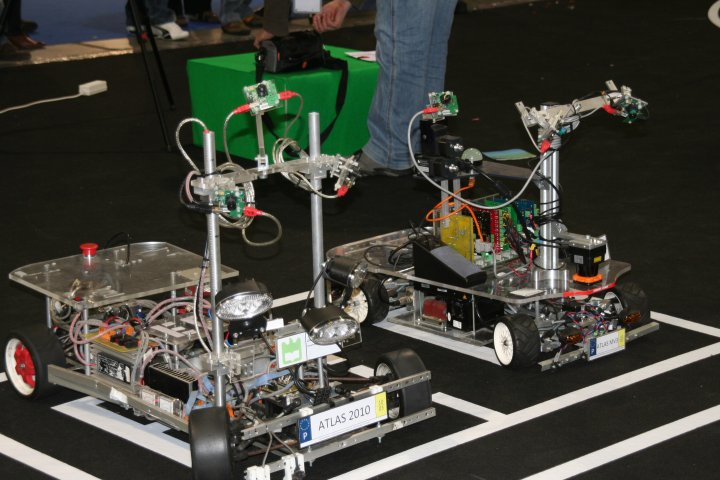
#> input picture aula4/images/atlas2000_e_atlasmv.png, 720 x 480 px
$ python ex3.py --image images/atlas2000_e_atlasmv.png
#> lines starting #> are read from the running program, lines starting #| are printed output that depends on the picture; after the words box and inside, x2 and y2 are one past the last pixel; in counts of white or black regions, pixels touching at a corner belong together
import argparse
import cv2
import copy
import numpy as np

# Global variables
window_name = 'Segmentation'
image_gray = None
image = None

ranges = {  'b' : {'min': 0, 'max': 100},
            'g' : {'min': 80, 'max': 256},
            'r' : {'min': 0, 'max': 100}}

def onTrackbarMin(threshold):
    global ranges
    ranges['r']['min'] = threshold
    onTrackbar()

def onTrackbarMax(threshold):
    global ranges
    ranges['r']['max'] = threshold
    onTrackbar()

def onTrackbar():
    global image, ranges

    mins = np.array([ranges['b']['min'], ranges['g']['min'], ranges['r']['min']])
    maxs = np.array([ranges['b']['max'], ranges['g']['max'], ranges['r']['max']])
    mask = cv2.inRange(image,mins,maxs)
    mask = mask.astype(np.bool_)

    image_processed = copy.deepcopy(image)
    image_processed[np.logical_not(mask)] = 0

    cv2.imshow(window_name, image_processed)
    cv2.waitKey(0)

def main():

    parser = argparse.ArgumentParser()
    parser.add_argument('-i', '--image', type=str, help='Full path to image file.')
    args = vars(parser.parse_args())

    global image

    image_path = args['image']
    if not args['image']:
        image_path = 'images/atlas2000_e_atlasmv.png'

    image = cv2.imread(image_path, cv2.IMREAD_COLOR)  # Load an image
#> image is the input picture: shape (480, 720, 3); mean B, G, R 57.3, 65.9, 65.2
    global image_gray # use global var
    image_gray = cv2.cvtColor(image, cv2.COLOR_BGR2GRAY)  # convert bgr to gray image (single channel)
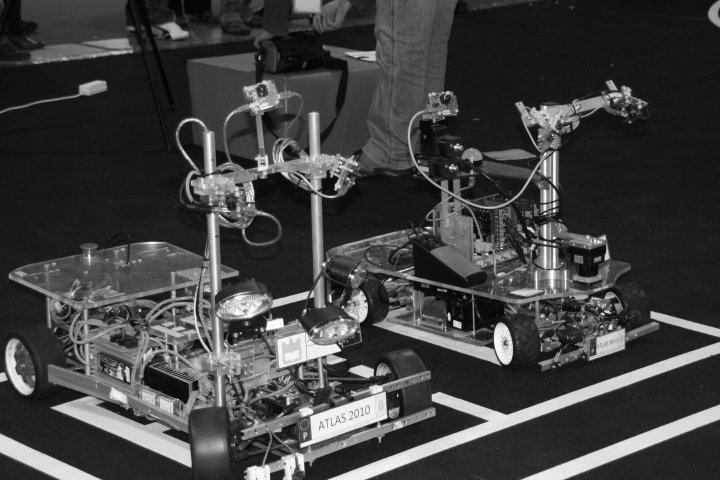
#> image_gray: shape (480, 720); min 0, max 255, mean 64.7
    cv2.namedWindow(window_name)
    cv2.imshow(window_name, image_gray)

    cv2.createTrackbar('minR', window_name, 0, 256, onTrackbarMin)
#> slider 'minR' is set to 51
    cv2.createTrackbar('minR', window_name, 0, 256, onTrackbarMax)
#> slider 'minR' is set to 51
    cv2.waitKey(0)
#> in onTrackbar, `mask = cv2.inRange(image,mins,maxs)`:
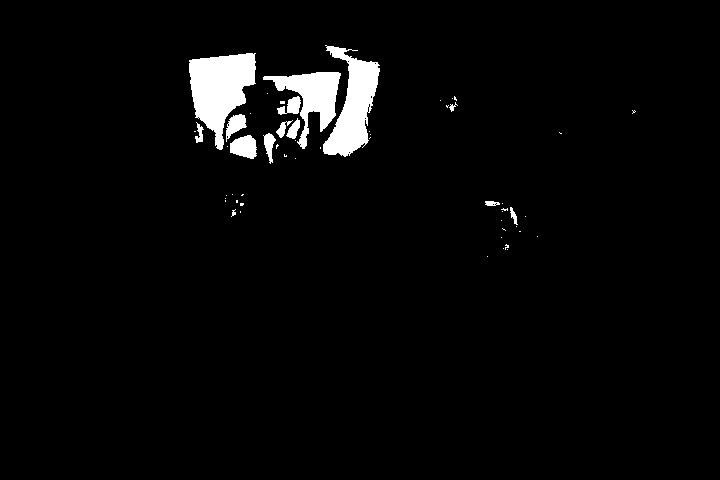
#> mask: shape (480, 720); 3.2% white; 55 white regions (41 under 20 px), largest, box (x1, y1, x2, y2) and area: (189, 53, 256, 150) 3797, (323, 45, 380, 157) 3161, (263, 72, 341, 149) 2257
#> in onTrackbar, `image_processed[np.logical_not(mask)] = 0`:
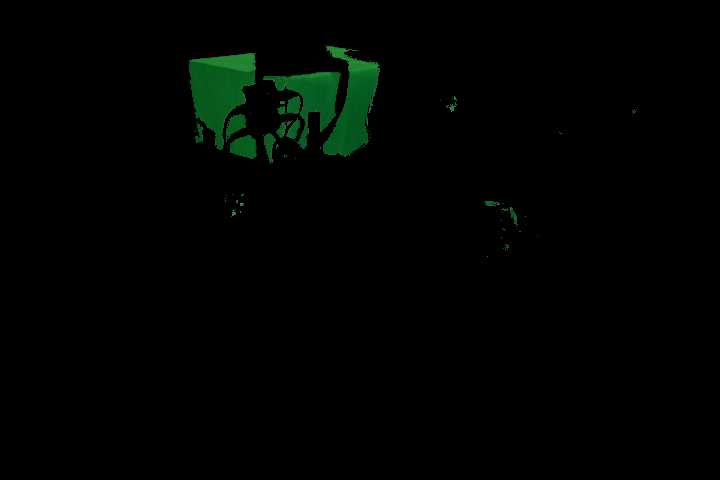
#> image_processed: shape (480, 720, 3); mean B, G, R 1.2, 3.1, 0.4

if __name__ == '__main__':
    main()
